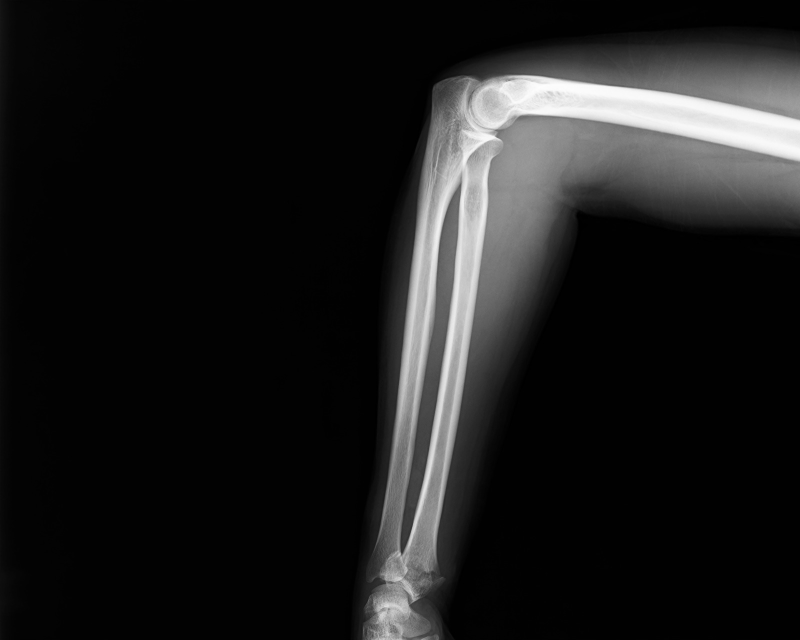
#> input picture ID002-xray.png, 1600 x 1280 px, found by its file name (shown at 1/2 size)
$ python 06_round2_profiles.py
#> lines starting #> are read from the running program, lines starting #| are printed output that depends on the picture
### multi-agent-single-model/qwen3.8-27b/ID002-xray_analysis/scripts/common.py
import numpy as np
from PIL import Image

BASE = "/home/ralph/projects/ufsc/pablo-xray-tests"
ORIG = f"{BASE}/ID002-xray.png"
IMAGES = f"{BASE}/ID002-xray_analysis/images"


def load_gray():
    return np.array(Image.open(ORIG).convert("L"), dtype=np.float64)


# [14 lines left out: functions save_gray, save_rgb, not called in this run]


def crop(arr, box):
    x0, y0, x1, y1 = box
    return arr[y0:y1, x0:x1].copy()


def upscale_nearest(arr, scale):
    return np.kron(arr, np.ones((scale, scale), dtype=np.uint8)) if arr.dtype == np.uint8 \
        else np.repeat(np.repeat(arr, scale, axis=0), scale, axis=1)


# [5 lines left out: function clahe, not called in this run]


def window_stretch(gray, lo, hi):
    out = (gray - lo) / (hi - lo) * 255.0
    return np.clip(out, 0, 255)

### multi-agent-single-model/qwen3.8-27b/ID002-xray_analysis/scripts/06_round2_profiles.py
import sys
import numpy as np
from PIL import Image
import matplotlib
matplotlib.use("Agg")
import matplotlib.pyplot as plt
sys.path.insert(0, "/home/ralph/projects/ufsc/pablo-xray-tests/ID002-xray_analysis/scripts")
from common import load_gray, IMAGES

arr = load_gray()


def profile(p1, p2, step=0.5):
    x1, y1 = p1
    x2, y2 = p2
    length = np.hypot(x2 - x1, y2 - y1)
    n = int(length / step)
    xs = x1 + (x2 - x1) * np.linspace(0, 1, n)
    ys = y1 + (y2 - y1) * np.linspace(0, 1, n)
    x0i = np.clip(np.floor(xs).astype(int), 0, arr.shape[1] - 1)
    y0i = np.clip(np.floor(ys).astype(int), 0, arr.shape[0] - 1)
    x1i = np.clip(x0i + 1, 0, arr.shape[1] - 1)
    y1i = np.clip(y0i + 1, 0, arr.shape[0] - 1)
    dx = xs - x0i
    dy = ys - y0i
    vals = (arr[y0i, x0i] * (1 - dx) * (1 - dy) + arr[y0i, x1i] * dx * (1 - dy) +
            arr[y1i, x0i] * (1 - dx) * dy + arr[y1i, x1i] * dx * dy)
    return np.linspace(0, length, n), vals


# ---- olecranon cleft profiles (perpendicular to the transverse cleft at ~(968,261)) ----
olec = []
for x in [955, 968, 982]:
    d, v = profile((x, 233), (x, 297))
    olec.append((d, v, x))
#> after the loop, olec = 3 items
olec_ctrl_d, olec_ctrl_v = profile((930, 233), (930, 297))
#> olec_ctrl_d = 128 values from 0 to 64; olec_ctrl_v = 128 values, max 223 at index 60, min 139.1 at index 12, mean 186.2

# ---- wrist cleft profiles (distal ulna cleft ~(850,1152), oblique dir (0.55,0.83); perpendicular (0.83,-0.55)) ----
pd = np.array([0.83, -0.55])
cd = np.array([0.55, 0.83])
cleft_c = np.array([850.0, 1152.0])
wrist = []
for off in [-10, 0, 10]:
    c = cleft_c + off * cd
    p1 = tuple(c - 32 * pd)
    p2 = tuple(c + 32 * pd)
    d, v = profile(p1, p2)
    wrist.append((d, v, off))
#> after the loop, wrist = 3 items

# ---- control: normal distal RADIAL physis (left bone, upper metaphysis band ~(780-820, 1095-1150)) ----
radph = []
for x in [785, 800, 815]:
    d, v = profile((x, 1095), (x, 1150))
    radph.append((d, v, x))
#> after the loop, radph = 3 items

fig, axes = plt.subplots(1, 3, figsize=(16, 5))

ax = axes[0]
for d, v, x in olec:
    ax.plot(d, v, label=f"olecranon cleft profile x={x}")
#> this loop made 3 passes
#> x on passes 1 to 3: 955, 968, 982
ax.plot(olec_ctrl_d, olec_ctrl_v, "k--", label="control: olecranon body (x=930)")
ax.set_title("Olecranon tip: 3 parallel profiles across the cleft + control\n(intensity vs distance; cleft spans y=233->297, expect dip ~y=255-270)")
ax.set_xlabel("distance along profile (px)"); ax.set_ylabel("intensity (0-255)")
ax.legend(fontsize=8); ax.grid(alpha=0.3)

ax = axes[1]
for d, v, off in wrist:
    ax.plot(d, v, label=f"distal-ulna cleft profile (offset {off:+d})")
#> this loop made 3 passes
#> off on passes 1 to 3: -10, 0, 10
ax.set_title("Wrist cleft (distal ulna): 3 parallel perpendicular profiles\n(cleft center ~(850,1152); profile length 64px)")
ax.set_xlabel("distance along profile (px)"); ax.set_ylabel("intensity (0-255)")
ax.legend(fontsize=8); ax.grid(alpha=0.3)

ax = axes[2]
for d, v, x in radph:
    ax.plot(d, v, label=f"normal distal radial physis x={x}")
#> this loop made 3 passes
#> x on passes 1 to 3: 785, 800, 815
ax.set_title("Control: normal distal RADIAL physis (3 parallel profiles)\n(reference morphology of an unfused physis in this child)")
ax.set_xlabel("distance along profile (px)"); ax.set_ylabel("intensity (0-255)")
ax.legend(fontsize=8); ax.grid(alpha=0.3)

fig.suptitle("P15: pixel-intensity profiles on the ORIGINAL image (no processing) - physis vs fracture discrimination", y=1.02)
fig.tight_layout()
fig.savefig(f"{IMAGES}/15_intensity_profiles.png", dpi=120, bbox_inches="tight")
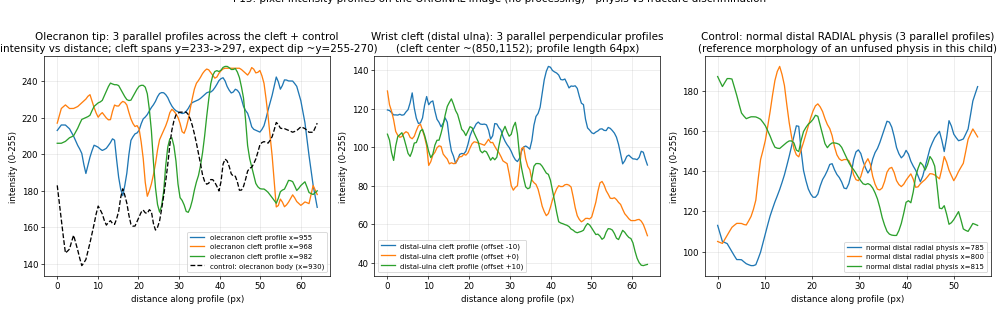
#> figure drawn by matplotlib, 3 panels; panel 1: curve peaks at x = 53.92, y = 242.2; panel 1: curve peaks at x = 47.87, y = 247.4; panel 1: curve peaks at x = 41.32, y = 248; panel 2: curve peaks at x = 39.45, y = 141.8
print("saved 15_intensity_profiles.png")

for d, v, x in olec:
    imin = int(np.argmin(v))
    print(f"olecranon x={x}: min intensity {v[imin]:.0f} at d={d[imin]:.1f}px (y~{233+d[imin]:.0f}); endpoints {v[0]:.0f}/{v[-1]:.0f}")
#> this loop made 3 passes
#> (x, imin) on passes 1 to 3: (955, 127), (968, 107), (982, 64)
#| olecranon x=955: min intensity 171 at d=64.0px (y~297); endpoints 213/171
#| olecranon x=968: min intensity 171 at d=53.9px (y~287); endpoints 217/178
#| olecranon x=982: min intensity 168 at d=32.3px (y~265); endpoints 206/180
for d, v, off in wrist:
    imin = int(np.argmin(v))
    print(f"wrist cleft off={off:+d}: min {v[imin]:.0f} at d={d[imin]:.1f}/64; endpoints {v[0]:.0f}/{v[-1]:.0f}")
#> this loop made 3 passes
#> (off, imin) on passes 1 to 3: (-10, 126), (0, 126), (10, 124)
#| wrist cleft off=-10: min 91 at d=63.7/64; endpoints 119/91
#| wrist cleft off=+0: min 54 at d=63.7/64; endpoints 129/54
#| wrist cleft off=+10: min 39 at d=62.7/64; endpoints 107/39
for d, v, x in radph:
    imin = int(np.argmin(v))
    print(f"radial physis x={x}: min {v[imin]:.0f} at d={d[imin]:.1f}/55; endpoints {v[0]:.0f}/{v[-1]:.0f}")
#> this loop made 3 passes
#> (x, imin) on passes 1 to 3: (785, 14), (800, 2), (815, 74)
#| radial physis x=785: min 93 at d=7.1/55; endpoints 113/182
#| radial physis x=800: min 104 at d=1.0/55; endpoints 105/157
#| radial physis x=815: min 108 at d=37.3/55; endpoints 187/113

$ run again, with ID001-xray.png copied over ID002-xray.png
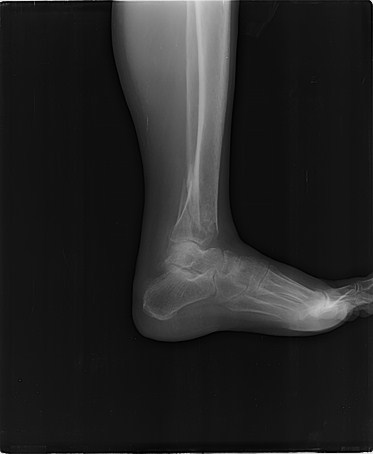
#> input picture ID001-xray.png, 373 x 454 px, found by its file name
#> after the loop `for x in [955, 968, 982]:`: olec = 3 items
#> olec_ctrl_d = 128 values from 0 to 64; olec_ctrl_v = 128 values, max 102.6 at index 101, min 20.2 at index 75, mean 40.2
#> after the loop `for off in [-10, 0, 10]:`: wrist = 3 items
#> the loop `for d, v, x in olec:` made 3 passes
#> x on passes 1 to 3: 955, 968, 982
#> the loop `for d, v, off in wrist:` made 3 passes
#> off on passes 1 to 3: -10, 0, 10
#> the loop `for d, v, x in radph:` made 3 passes
#> x on passes 1 to 3: 785, 800, 815
#> `fig.savefig(f"{IMAGES}/15_intensity_profiles.png", dpi=120, bbox_inche..`:
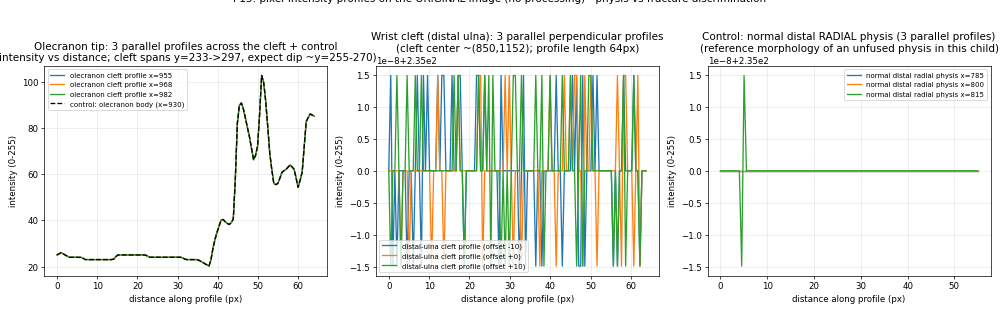
#> figure drawn by matplotlib, 3 panels; panel 1: curve peaks at x = 50.9, y = 102.6; panel 1: curve peaks at x = 50.9, y = 102.6; panel 1: curve peaks at x = 50.9, y = 102.6; panel 2: curve peaks at x = 0.506, y = 235
#> the loop `for d, v, off in wrist:` made 3 passes
#> (off, imin) on passes 1 to 3: (-10, 2), (0, 6), (10, 1)
#> (printed output is left out)
#> the loop `for d, v, x in radph:` made 3 passes
#> (x, imin) on passes 1 to 3: (785, 0), (800, 0), (815, 9)
#> (printed output is left out)

$ run again, with ID003-xray.png copied over ID002-xray.png
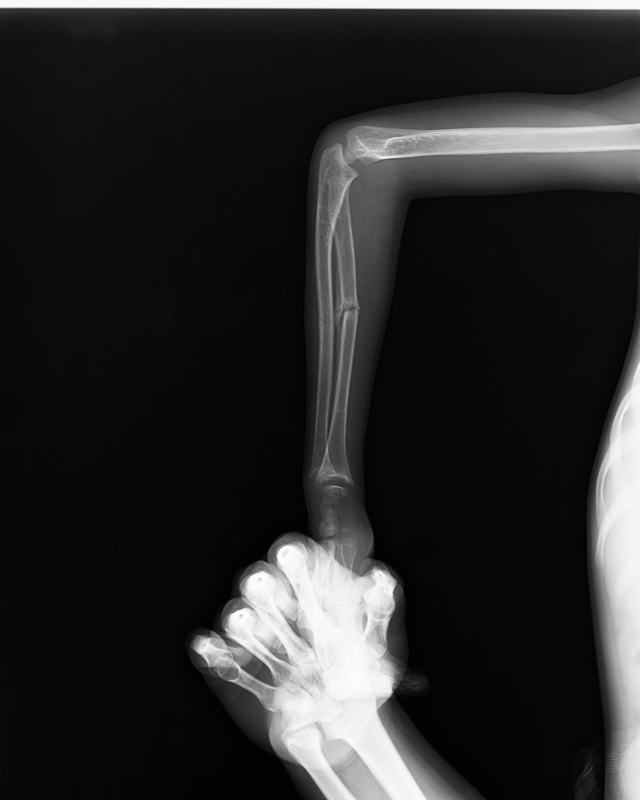
#> input picture ID003-xray.png, 1280 x 1600 px, found by its file name (shown at 1/2 size)
#> after the loop `for x in [955, 968, 982]:`: olec = 3 items
#> olec_ctrl_d = 128 values from 0 to 64; olec_ctrl_v = 128 values, max 213.5 at index 61, min 79 at index 0, mean 150.9
#> after the loop `for off in [-10, 0, 10]:`: wrist = 3 items
#> the loop `for d, v, x in olec:` made 3 passes
#> x on passes 1 to 3: 955, 968, 982
#> the loop `for d, v, off in wrist:` made 3 passes
#> off on passes 1 to 3: -10, 0, 10
#> the loop `for d, v, x in radph:` made 3 passes
#> x on passes 1 to 3: 785, 800, 815
#> `fig.savefig(f"{IMAGES}/15_intensity_profiles.png", dpi=120, bbox_inche..`:
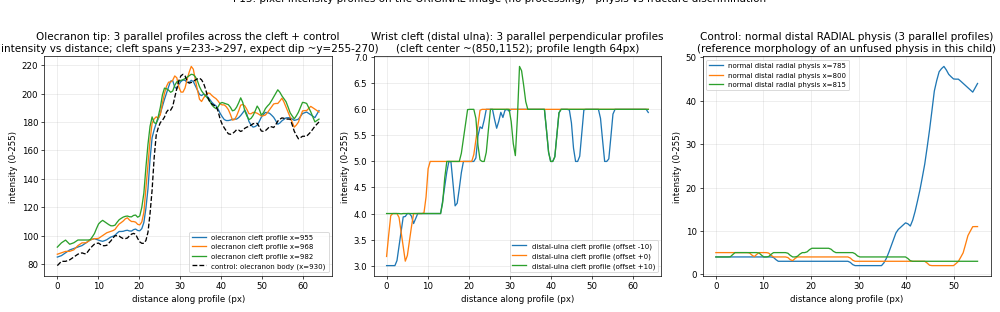
#> figure drawn by matplotlib, 3 panels; panel 1: curve peaks at x = 30.74, y = 209.5; panel 1: curve peaks at x = 32.76, y = 219; panel 1: curve peaks at x = 32.76, y = 213.5; panel 2: curve peaks at x = 37.43, y = 6
#> the loop `for d, v, off in wrist:` made 3 passes
#> (off, imin) on passes 1 to 3: (-10, 0), (0, 9), (10, 7)
#> (printed output is left out)
#> the loop `for d, v, x in radph:` made 3 passes
#> (x, imin) on passes 1 to 3: (785, 58), (800, 90), (815, 82)
#> (printed output is left out)
